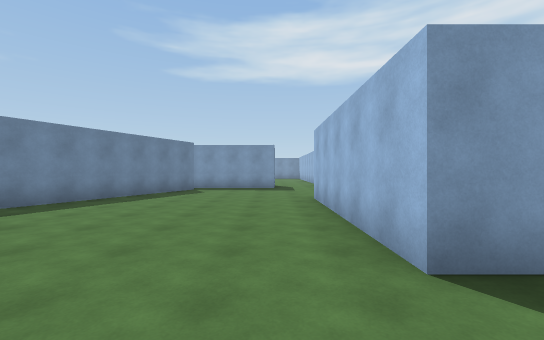
View 1 (above)

16 first-person views from a walk through a Unity game level. The camera is 1.5 m above the floor, looks level and sees 90° across. The floor is counted in squares, 2 m on a side. Each view is taken from the middle of a square. On the plan, view 1 faces up. The plan holds only what a view shows up to about 10 squares ahead; the rest is blank. The place goes on beyond the plan.

View 2
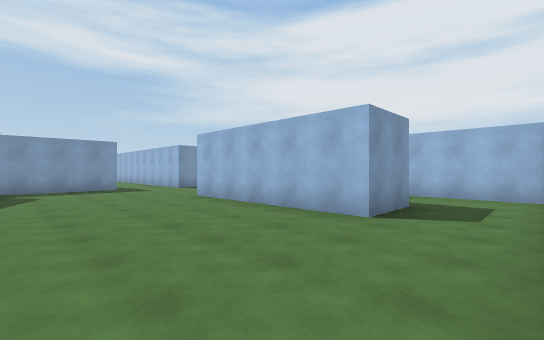

View 3
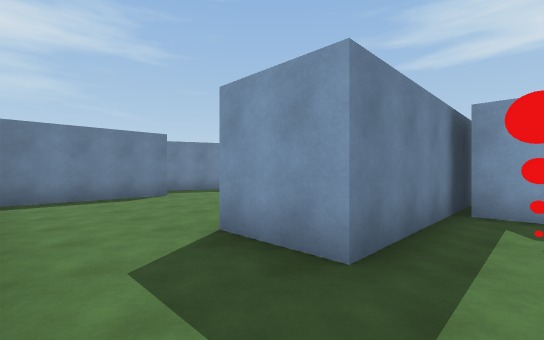

View 4
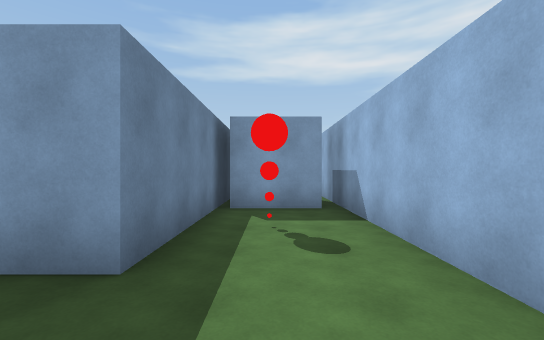

View 5
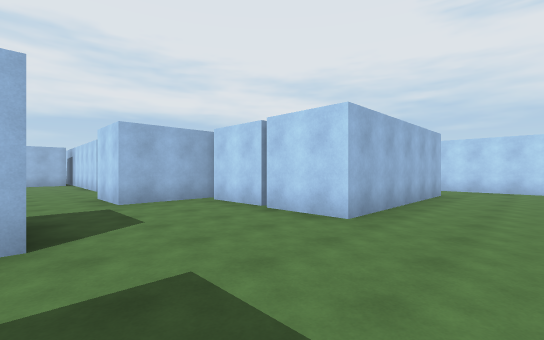

View 6
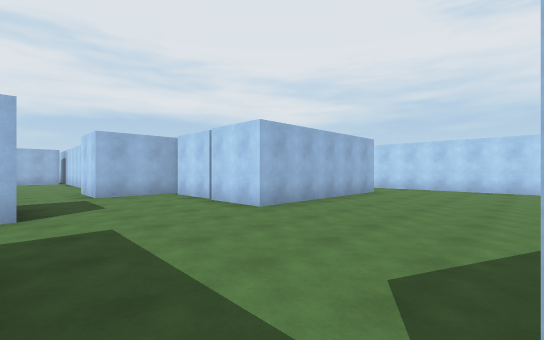

View 7
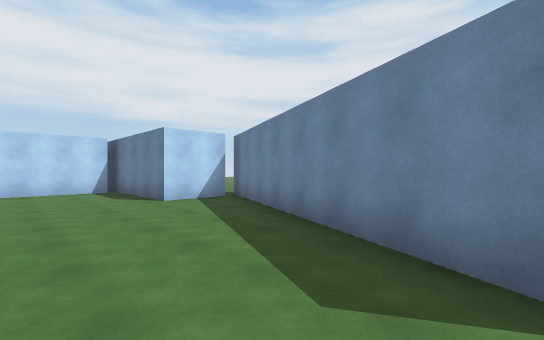

View 8
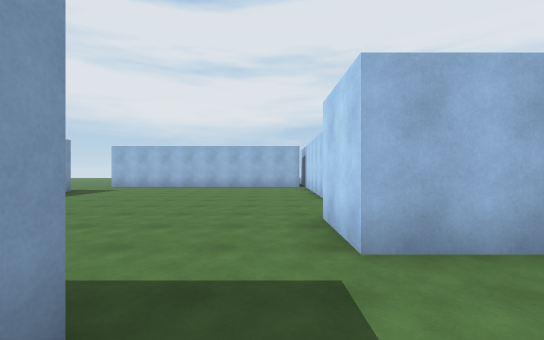

View 9
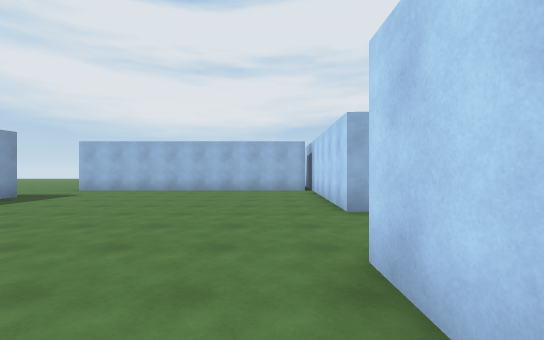

View 10
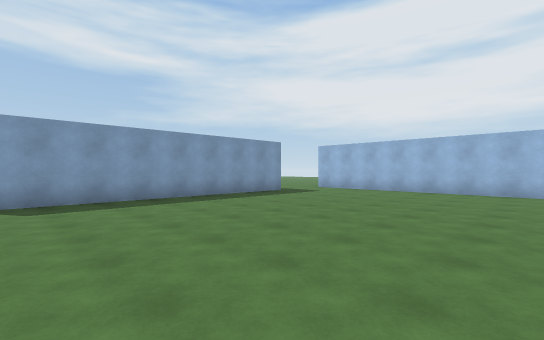

View 11
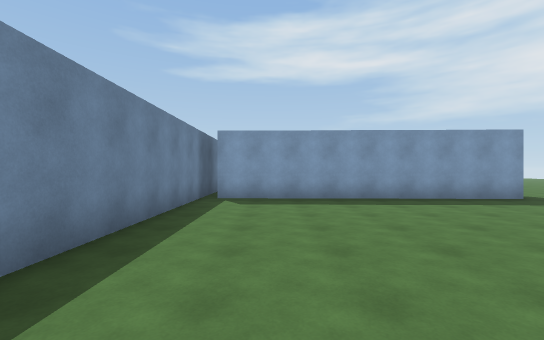

View 12
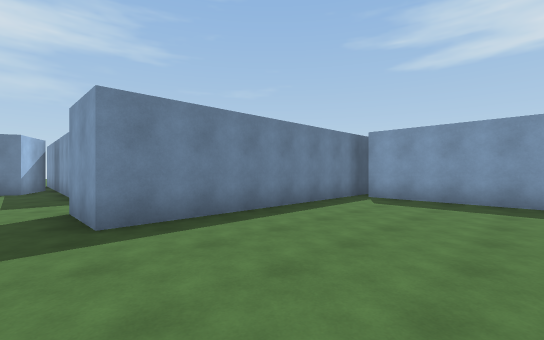

View 13
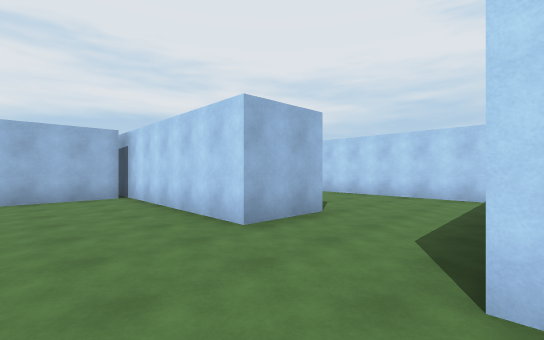

View 14
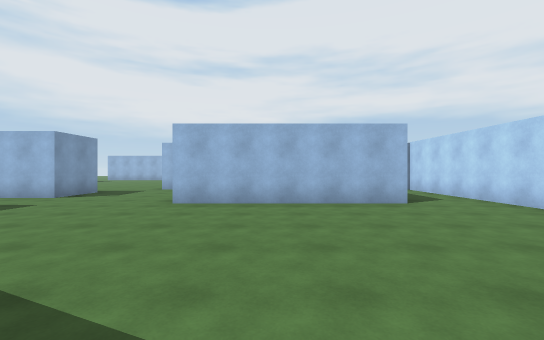

View 15
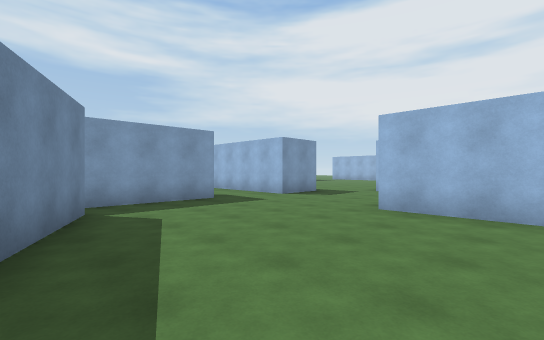

View 16
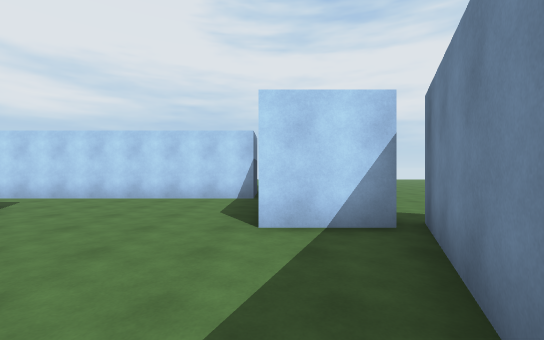

### Floor plan
Points are (right, up) in squares from view 1. A wall is a line through its corners. A room is listed if a view was taken in it or the views show most of it. See-through windows are left out.
Room 1 (views 1, 2, 3, 4, 5, 6, 7, 8, 9, 10, 14, 15, 16)
walls: (1.1, 7.2) (2.9, 7.2) (2.9, 2) (1.1, 2) (1.1, 7.2); (-5.6, 3.5) (-3.8, 3.5) (-3.8, -1.2); (-3.5, -0.2) (5, -0.2); (0.1, 11.3) (-4.7, 11.4); (4.1, 10.8) (2.3, 10.8); (5.4, 0) (5.4, 9.2); (-4.6, 11.2) (-3, 10.4) (-6.2, 3.1)
ways out: opening at (5, 10) to room 2; opening at (1.5, 12.5)
objects: other object (4, 4); other object (4, 6) to (5, 7)
Room 2 (views 11, 12, 13)
walls: (9.9, 8.6) (16, 8.5); (12.6, 17) (4.6, 17.2); (5.4, 9.2) (7.2, 9.2); (14.9, 8.8) (14.9, 17.1); (4.1, 19.5) (4.1, 10.8)
ways out: opening at (5, 10) to room 1; opening at (8.5, 7.5); opening at (13.5, 17)

Where each view was taken, in squares from view 1:
view 1: 0 up, 0 right, facing up
view 2: 0 up, 3 left, facing up-right
view 3: 0 up, 4 right, facing up-left
view 4: 0 up, 4 right, facing up
view 5: 11 up, 1 left, facing down-right
view 6: 11 up, 3 left, facing down-right
view 7: 10 up, 1 left, facing down-left
view 8: 10 up, 3 right, facing right
view 9: 10 up, 5 right, facing right
view 10: 10 up, 5 right, facing up-right
view 11: 10 up, 6 right, facing up
view 12: 10 up, 8 right, facing up-left
view 13: 11 up, 7 right, facing down-right
view 14: 5 up, 5 left, facing right
view 15: 5 up, 4 left, facing up-right
view 16: 7 up, 4 left, facing down
